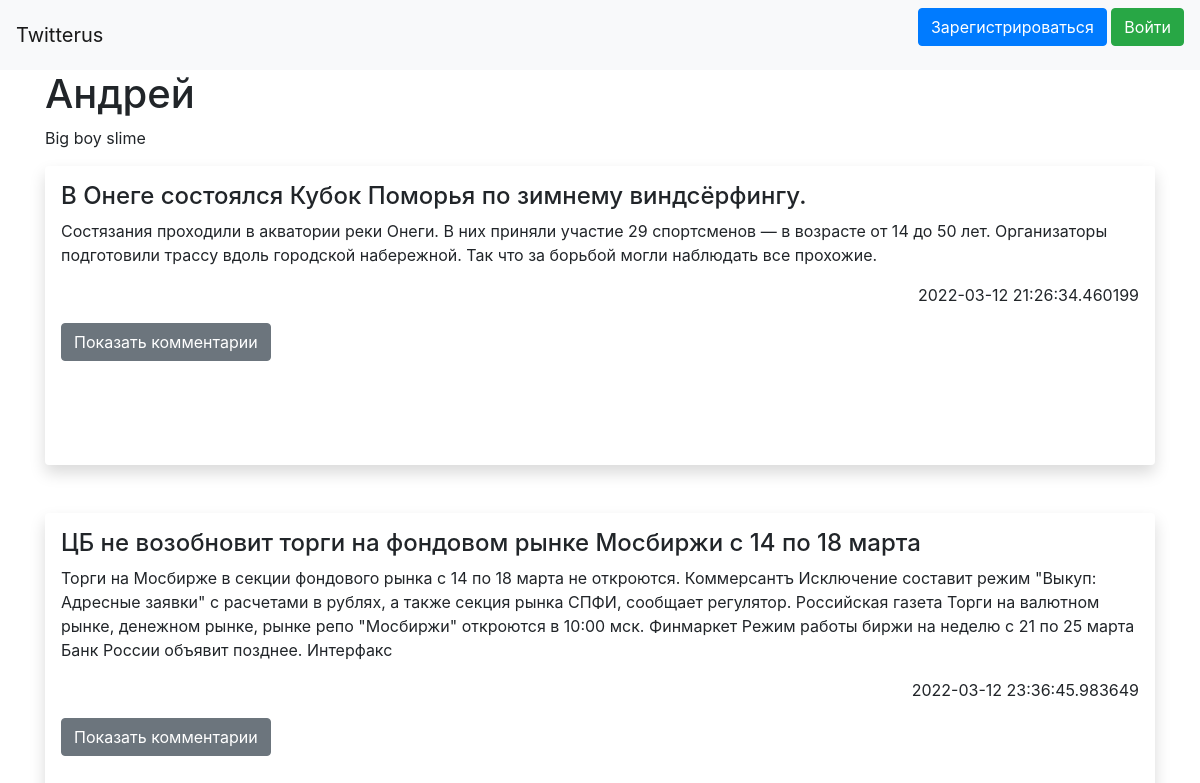
Page /user/1 on the committed database.
### data/users.py (models this page shows, shortened)
class User(SqlAlchemyBase, UserMixin, SerializerMixin):
    __tablename__ = 'users'
    id = sqlalchemy.Column(sqlalchemy.Integer, primary_key=True, autoincrement=True, unique=True)
    email = sqlalchemy.Column(sqlalchemy.String, unique=True)
    name = sqlalchemy.Column(sqlalchemy.String)
    nick = sqlalchemy.Column(sqlalchemy.String, unique=True)
    about = sqlalchemy.Column(sqlalchemy.String)
    hashed_password = sqlalchemy.Column(sqlalchemy.String)
    created_date = sqlalchemy.Column(sqlalchemy.DateTime,
                                     default=datetime.datetime.now)

### data/posts.py (models this page shows)
class Post(SqlAlchemyBase, SerializerMixin):
    __tablename__ = 'posts'
    id = sqlalchemy.Column(sqlalchemy.Integer, primary_key=True, autoincrement=True)
    title = sqlalchemy.Column(sqlalchemy.String)
    creater_id = sqlalchemy.Column(sqlalchemy.Integer, sqlalchemy.ForeignKey("users.id"))
    text = sqlalchemy.Column(sqlalchemy.String)
    create_data = sqlalchemy.Column(sqlalchemy.DateTime, default=datetime.datetime.now)
    user = orm.relation('User')

### app.py (the view, shortened to what this page needs)
@app.route('/user/<int:user_id>', methods=['GET', 'POST'])
def get_user(user_id):
    db_sess = db_session.create_session()
    user = db_sess.query(User).get(user_id)
    if user:
        all_post = db_sess.query(Post).filter(Post.creater_id == user_id)
        comments = db_sess.query(Comment).all()
        form = AddCommentForm()
        return render_template('user.html', title=user.nick, name=user.name, about=user.about, posts=all_post, id=user_id, comments=comments, form=form)
    return jsonify({'error': 'user not found'})

### data/db_session.py (called while the page is built)
def create_session() -> Session:
    global __factory
    return __factory()

### templates/user.html (shortened to what this page needs)
{% extends "base.html" %}
{% block content %}
<h1>{{ name }}</h1>
<div>
    <p>
        {{ about }}
    </p>
</div>
{% for item in posts %}
<div class="shadow p-3 mb-5 bg-body rounded">
    <h4>{{ item.title }}
    </h4>
    <p>{{ item.text }}</p>
    <div align="right">
        <p>{{ item.create_data }}</p>
    </div>
    <p>
        <button class="btn btn-secondary" type="button" data-bs-toggle="collapse" data-bs-target="#collapseWidthExample{{ item.id }}" aria-expanded="false" aria-controls="collapseWidthExample{{ item.id }}">
            Показать комментарии
        </button>
    </p>
    {% for com in comments[::-1] %}
        {% if com.main_post == item.id %}
        <br>
        {% endif %}
    {% endfor %}
</div>
{% endfor %}
{% endblock %}

### rows in the picture
User: name "Андрей", about "Big boy slime"
Post: title "В Онеге состоялся Кубок Поморья по зимнему виндсёрфингу.", text "Состязания проходили в акватории реки Онеги. В них приняли участие 29 спортсменов — в возрасте от 14 до 50 лет. Организаторы подготовили трассу вдоль городской набережной. Так что за борьбой могли наблюдать все прохожие.", create_data "2022-03-12 21:26:34.460199"
Post: title "ЦБ не возобновит торги на фондовом рынке Мосбиржи с 14 по 18 марта", text "Торги на Мосбирже в секции фондового рынка с 14 по 18 марта не откроются. Коммерсантъ Исключение составит режим \"Выкуп: Адресные заявки\" с расчетами в рублях, а также секция рынка СПФИ, сообщает регулятор. Российская газета Торги на валютном рынке, денежном рынке, рынке репо \"Мосбиржи\" откроются в 10:00 мск. Финмаркет Режим работы биржи на неделю с 21 по 25 марта Банк России объявит позднее. Интерфакс", create_data "2022-03-12 23:36:45.983649"
